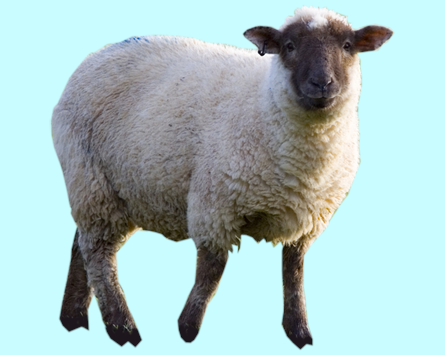
#> input picture sheep.png, 445 x 355 px
$ python asciiart.py
#> lines starting #> are read from the running program, lines starting #| are printed output that depends on the picture
import cv2
import numpy as np

def gExpr(c):
    cl = c / 255
    if c <= 10:
        return cl / 12.92
    return pow((cl+0.055)/1.055,2.4)


filePath = "./sheep.png"

endW = 92
endH = 56
#endW = 1920
#endH = 1080


img = cv2.imread(filePath)
#> img is the input picture: shape (355, 445, 3); mean B, G, R 193.5, 192.9, 166.4

grey = ['@', '%', '#', '*', '+', '=', '-', ':', '.', ' ']


rows,cols,_ = img.shape
#> rows = 355; cols = 445
end = np.zeros((endH, endW, 3), np.uint8)


ratioH = rows/endH
#> ratioH = 6.34
ratioW = cols/endW
#> ratioW = 4.84


#scaling picture
#for i in range(endH):
#    for j in range(endW):
#        end[i,j] = img[int(i * ratioH),int(j * ratioW)]

tmp = np.zeros((endH, endW, 3), np.float64)

#scaling with wages
for i in range(endH):
    for j in range(endW):
        for x in range(int(ratioW-1)):
            for y in range(int(ratioH-1)):
                tmp[i, j,:] += img[int(i * ratioH) + x,int(j * ratioW) + y, :]
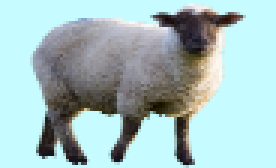
#> tmp: shape (56, 92, 3) float64 (shown 3 times larger); mean B, G, R 2901.8, 2892.4, 2496.2; drawn with min black and max white

tmp[:,:,:] /= (ratioW-1) * (ratioH-1)
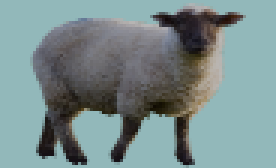
#> tmp: shape (56, 92, 3) float64 (shown 3 times larger); mean B, G, R 141.6, 141.2, 121.8
end = tmp


#ttt = end.copy()

end = np.where( end / 255 <= 0.04045, end / 255 / 12.92, np.power(( end / 255 + 0.055 ) / 1.055, 2.4))
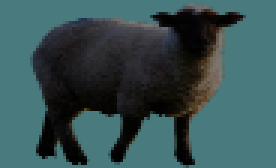
#> end: shape (56, 92, 3) float64 (shown 3 times larger); mean B, G, R 0.326, 0.32, 0.218

x = end[:,:, 0] * 0.2126 + end[:, :, 1] * 0.7152 + end[:, :, 2] * 0.0722
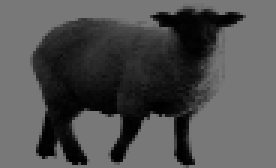
#> x: shape (56, 92) float64 (shown 3 times larger); min 0.00305, max 0.471, mean 0.314
end[:,:,0] = x
end[:,:,1] = x
end[:,:,2] = x

npend = np.array(end)
npend *= 2
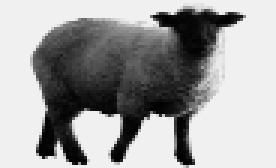
#> npend: shape (56, 92, 3) float64 (shown 3 times larger); min 0.0061, max 0.942, mean 0.628
end = npend
#for i in range(endH):
#    for j in range(endW):
#        # gamma = gExpr(end[i,j,0])*0.2126 + gExpr(end[i,j,1])*0.7152 + gExpr(end[i,j,2])*0.0722
#        end[i,j,:] = end[i,j,0] * 0.2126 + end[i,j,1] * 0.7152 + end[i,j,2] * 0.0722
#        # end[i,j] = gamma * 255


asciiRow = ""

for i in range(endH):
    for j in range(endW):
        asciiRow = asciiRow + grey[int(end  [i,j,0] * 10)] + " "
    print(asciiRow)
    asciiRow = ""


cv2.imshow(filePath, img)
cv2.imshow("end", end)

#f not (end == ttt).all():
#    print(end, shape)
#print(end.shape, ttt.shape)

cv2.waitKey(0)
cv2.destroyAllWindows()
